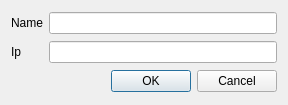
<?xml version="1.0" encoding="UTF-8"?>
<ui version="4.0">
 <class>CellDialog</class>
 <widget class="QDialog" name="CellDialog">
  <property name="geometry">
   <rect>
    <x>0</x>
    <y>0</y>
    <width>288</width>
    <height>105</height>
   </rect>
  </property>
  <property name="windowTitle">
   <string>Dialog</string>
  </property>
  <layout class="QGridLayout" name="gridLayout">
   <item row="0" column="1">
    <widget class="QLineEdit" name="nameLe"/>
   </item>
   <item row="2" column="0" colspan="2">
    <widget class="QDialogButtonBox" name="buttonBox">
     <property name="orientation">
      <enum>Qt::Horizontal</enum>
     </property>
     <property name="standardButtons">
      <set>QDialogButtonBox::Cancel|QDialogButtonBox::Ok</set>
     </property>
    </widget>
   </item>
   <item row="0" column="0">
    <widget class="QLabel" name="Name">
     <property name="text">
      <string>Name</string>
     </property>
    </widget>
   </item>
   <item row="1" column="0">
    <widget class="QLabel" name="Ip">
     <property name="text">
      <string>Ip</string>
     </property>
    </widget>
   </item>
   <item row="1" column="1">
    <widget class="QLineEdit" name="ipLe"/>
   </item>
  </layout>
 </widget>
 <tabstops>
  <tabstop>nameLe</tabstop>
  <tabstop>ipLe</tabstop>
 </tabstops>
 <resources/>
 <connections>
  <connection>
   <sender>buttonBox</sender>
   <signal>accepted()</signal>
   <receiver>CellDialog</receiver>
   <slot>accept()</slot>
   <hints>
    <hint type="sourcelabel">
     <x>257</x>
     <y>95</y>
    </hint>
    <hint type="destinationlabel">
     <x>157</x>
     <y>274</y>
    </hint>
   </hints>
  </connection>
  <connection>
   <sender>buttonBox</sender>
   <signal>rejected()</signal>
   <receiver>CellDialog</receiver>
   <slot>reject()</slot>
   <hints>
    <hint type="sourcelabel">
     <x>278</x>
     <y>95</y>
    </hint>
    <hint type="destinationlabel">
     <x>286</x>
     <y>274</y>
    </hint>
   </hints>
  </connection>
 </connections>
</ui>
